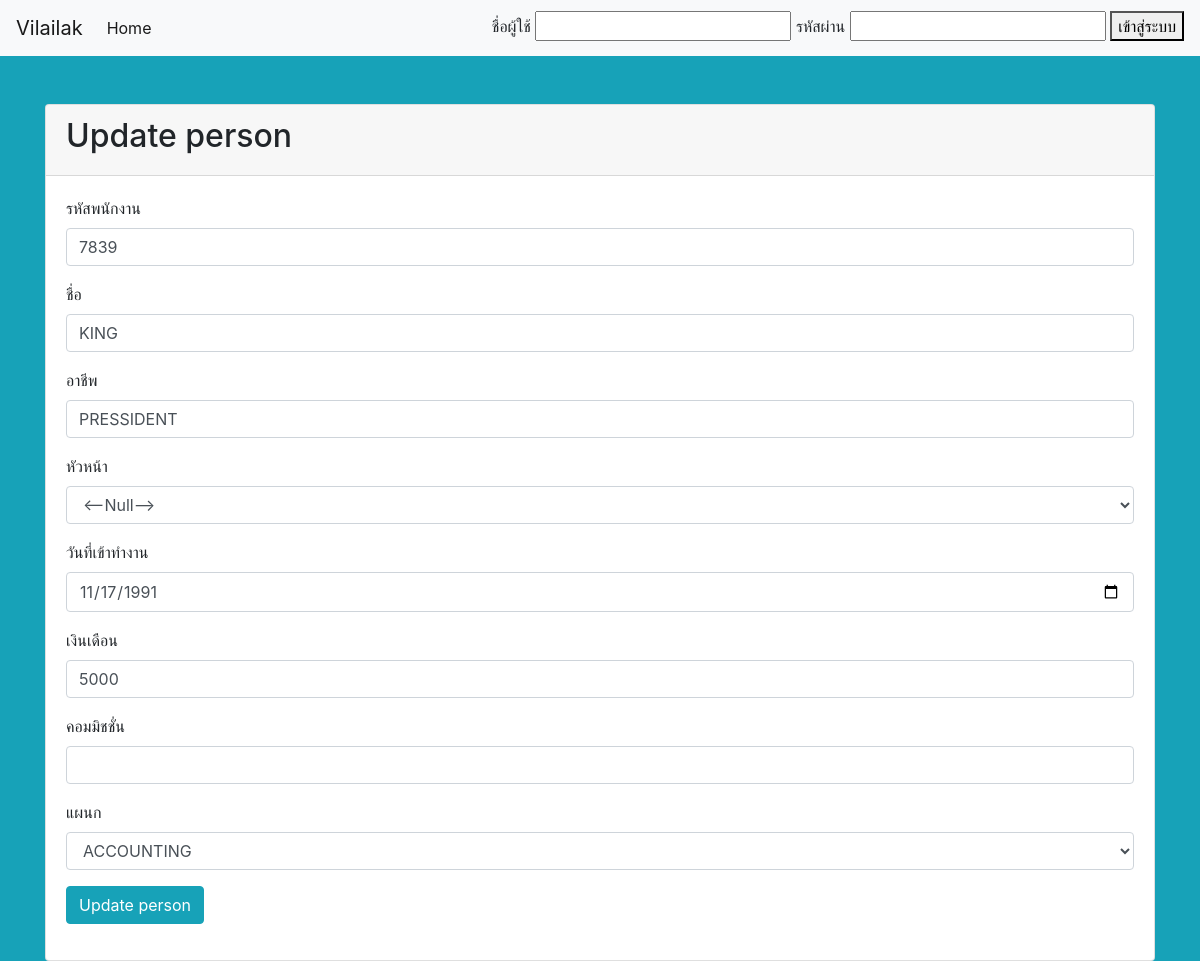
The page /edit.php?EMPNO=7839 on the database its author committed.
### tables this page shows
CREATE TABLE `emp` (
  `EMPNO` varchar(4) NOT NULL DEFAULT '',
  `ENAME` varchar(20) DEFAULT NULL,
  `JOB` varchar(15) DEFAULT NULL,
  `MGR` varchar(4) DEFAULT NULL,
  `HIREDATE` date DEFAULT NULL,
  `SAL` int(5) DEFAULT NULL,
  `COMM` int(5) DEFAULT NULL,
  `DEPTNO` char(2) NOT NULL DEFAULT '',
  `USERNAME` varchar(20) NOT NULL,
  `PASSWORD` varchar(64) NOT NULL,
  `ROLE` varchar(20) NOT NULL
);

CREATE TABLE `dept` (
  `DEPTNO` char(2) NOT NULL DEFAULT '',
  `DNAME` varchar(15) DEFAULT NULL,
  `LOC` varchar(10) DEFAULT NULL
);

### edit.php (the view, shortened to what this page needs)
<?php
require 'db.php';
$EMPNO = $_GET['EMPNO'];
$sql = 'SELECT * FROM emp WHERE EMPNO=:EMPNO';
$statement = $connection->prepare($sql);
$statement->execute([':EMPNO' => $EMPNO, ]);
$person = $statement->fetch(PDO::FETCH_OBJ);
 ?>
<?php require 'header.php'; ?>
<div class="container">
  <div class="card mt-5">
    <div class="card-header">
      <h2>Update person</h2>
    </div>
    <div class="card-body">
      <form method="post">
        <div class="form-group">
          <label for="EMPNO">รหัสพนักงาน</label>
          <input value="<?= $person->EMPNO?>" type="text" name="EMPNO" id="EMPNO" class="form-control">
        </div>
        <div class="form-group">
          <label for="ENAME">ชื่อ</label>
          <input  value="<?= $person->ENAME?>"type="text" name="ENAME" id="ENAME" class="form-control">
        </div>
        <div class="form-group">
          <label for="JOB">อาชีพ</label>
          <input value="<?= $person->JOB?>" type="text" name="JOB" id="JOB" class="form-control">
        </div>
        <div class="form-group">
          <label for="MGR">หัวหน้า</label><br>
          <select name ="MGR" class = "form-control">
          <option value="Null"><--Null--></option>
          </select>
        </div>
        <div class="form-group">
          <label for="HIREDATE">วันที่เข้าทำงาน</label>
          <input value="<?= $person->HIREDATE?>" type="date" name="HIREDATE" id="HIREDATE" class="form-control">
        </div>
        <div class="form-group">
          <label for="SAL">เงินเดือน</label>
          <input  value="<?= $person->SAL?>"type="number" step="any" name="SAL" id="SAL" class="form-control">
        </div>
        <div class="form-group">
          <label for="COMM">คอมมิชชั่น</label>
          <input value="<?= $person->COMM?>" type="number" step="any" name="COMM" id="COMM" class="form-control">
        </div>
        <div class="form-group">
          <label for="DEPTNO">แผนก</label><br>
        <select name="DEPTNO" id="DEPTNO" class = "form-control" >
           <?php
           $sql = "SELECT DEPTNO ,DNAME FROM dept";
           $statement = $connection->prepare($sql);
           $statement->execute();
           $dept = $statement->fetchAll(PDO::FETCH_OBJ);
           foreach($dept as $dept):
           ?>
                <option value="<?=$dept->DEPTNO?>" <?php if($dept->DEPTNO == $person->DEPTNO) echo "selected"?> ><?=$dept->DNAME?></option>
           <?php endforeach; ?>
        </select>
        </div>
        <div class="form-group">
          <button type="submit" class="btn btn-info">Update person</button>
        </div>
      </form>
    </div>
  </div>
</div>
<?php require 'footer.php'; ?>

### rows shown on the page
emp: EMPNO "7839", ENAME "KING", JOB "PRESSIDENT", HIREDATE "11/17/1991", SAL "5000", DEPTNO "ACCOUNTING"
